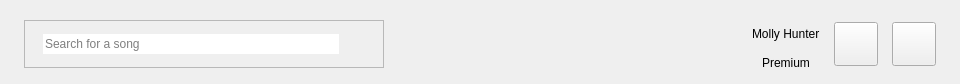
<?xml version='1.0' encoding='utf-8'?>
<ui version="4.0">
 <class>TopBar</class>
 <widget class="QWidget" name="topBarRoot">
  <property name="geometry"><rect><x>0</x><y>0</y><width>960</width><height>84</height></rect></property>
  <layout class="QHBoxLayout" name="topBarLayout">
   <property name="leftMargin"><number>24</number></property>
   <property name="topMargin"><number>16</number></property>
   <property name="rightMargin"><number>24</number></property>
   <property name="bottomMargin"><number>12</number></property>
   <property name="spacing"><number>14</number></property>
   <item>
    <widget class="QFrame" name="searchFrame">
     <property name="minimumSize"><size><width>360</width><height>48</height></size></property>
     <property name="maximumSize"><size><width>470</width><height>48</height></size></property>
     <property name="frameShape"><enum>QFrame::StyledPanel</enum></property>
     <layout class="QHBoxLayout" name="searchLayout">
      <property name="leftMargin"><number>18</number></property>
      <property name="topMargin"><number>0</number></property>
      <property name="rightMargin"><number>16</number></property>
      <property name="bottomMargin"><number>0</number></property>
      <property name="spacing"><number>10</number></property>
      <item>
       <widget class="QLineEdit" name="searchEdit">
        <property name="frame"><bool>false</bool></property>
        <property name="placeholderText"><string>Search for a song</string></property>
       </widget>
      </item>
      <item>
       <widget class="QCustomQLabel" name="searchIcon">
        <property name="minimumSize"><size><width>18</width><height>18</height></size></property>
        <property name="maximumSize"><size><width>18</width><height>18</height></size></property>
        <property name="iconName" stdset="0"><string>search</string></property>
        <property name="text"><string /></property>
       </widget>
      </item>
     </layout>
    </widget>
   </item>
   <item>
    <spacer name="topSpacer">
     <property name="orientation"><enum>Qt::Horizontal</enum></property>
     <property name="sizeHint" stdset="0"><size><width>40</width><height>10</height></size></property>
    </spacer>
   </item>
   <item>
    <widget class="QCustomAvatar" name="userAvatar" native="true">
     <property name="minimumSize"><size><width>44</width><height>44</height></size></property>
     <property name="maximumSize"><size><width>44</width><height>44</height></size></property>
     <property name="text" stdset="0"><string>MH</string></property>
     <property name="showStatus" stdset="0"><bool>false</bool></property>
    </widget>
   </item>
   <item>
    <layout class="QVBoxLayout" name="userTextLayout">
     <property name="spacing"><number>2</number></property>
     <item>
      <widget class="QLabel" name="userName">
       <property name="text"><string>Molly Hunter</string></property>
      </widget>
     </item>
     <item>
      <widget class="QLabel" name="planBadge">
       <property name="minimumSize"><size><width>0</width><height>18</height></size></property>
       <property name="maximumSize"><size><width>72</width><height>18</height></size></property>
       <property name="alignment"><set>Qt::AlignCenter</set></property>
       <property name="text"><string>Premium</string></property>
      </widget>
     </item>
    </layout>
   </item>
   <item>
    <widget class="QCustomQPushButton" name="heartBtn">
     <property name="minimumSize"><size><width>44</width><height>44</height></size></property>
     <property name="maximumSize"><size><width>44</width><height>44</height></size></property>
     <property name="cursor"><cursorShape>PointingHandCursor</cursorShape></property>
     <property name="text"><string /></property>
     <property name="iconName" stdset="0"><string>heart</string></property>
     <property name="iconSize"><size><width>19</width><height>19</height></size></property>
    </widget>
   </item>
   <item>
    <widget class="QCustomQPushButton" name="settingsBtn">
     <property name="minimumSize"><size><width>44</width><height>44</height></size></property>
     <property name="maximumSize"><size><width>44</width><height>44</height></size></property>
     <property name="cursor"><cursorShape>PointingHandCursor</cursorShape></property>
     <property name="text"><string /></property>
     <property name="iconName" stdset="0"><string>settings</string></property>
     <property name="iconSize"><size><width>19</width><height>19</height></size></property>
    </widget>
   </item>
  </layout>
 </widget>
 <customwidgets>
  <customwidget><class>QCustomAvatar</class><extends>QWidget</extends><header>Custom_Widgets.QCustomAvatar</header></customwidget>
  <customwidget><class>QCustomQPushButton</class><extends>QPushButton</extends><header>Custom_Widgets.QCustomQPushButton</header></customwidget>
  <customwidget><class>QCustomQLabel</class><extends>QLabel</extends><header>Custom_Widgets.QCustomQLabel</header></customwidget>
 <customwidget><class>QPushButton</class><extends>QPushButton</extends><header location="global">Custom_Widgets.Theme.h</header><container>1</container></customwidget><customwidget><class>QLabel</class><extends>QLabel</extends><header location="global">Custom_Widgets.Theme.h</header><container>1</container></customwidget></customwidgets>
 <connections />
</ui>
